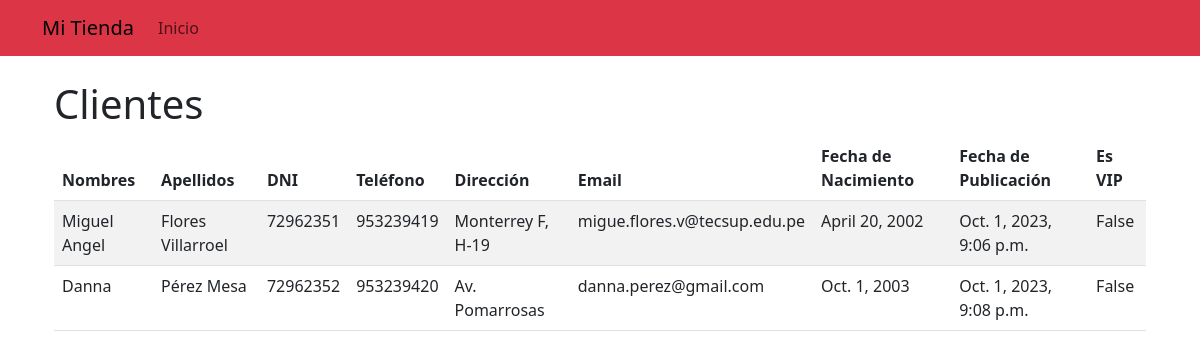
Page /tienda/clientes/ on the committed database.
### tienda/models.py (models this page shows, shortened)
class Cliente(models.Model):
    nombres = models.CharField(max_length=200)
    apellidos = models.CharField(max_length=200)
    dni = models.CharField(max_length=10)
    telefono = models.CharField(max_length=15)
    direccion = models.CharField(max_length=200)
    email = models.EmailField()
    fecha_nacimiento = models.DateField()
    pub_date= models.DateTimeField(auto_now_add=True)
    es_vip = models.BooleanField(default=False)

### tienda/views.py (the view)
# urls.py: path('clientes/', views.lista_clientes, name='lista_clientes'),
def lista_clientes(request):
    clientes = Cliente.objects.all()
    return render(request, 'tienda/clientes.html', {'clientes': clientes})

### tienda/templates/tienda/clientes.html
{% extends "tienda/header.html" %}
{% block content %}
<div class="container">
    <h1>Clientes</h1>
    <table class="table table-striped">
        <thead>
            <tr>
                <th>Nombres</th>
                <th>Apellidos</th>
                <th>DNI</th>
                <th>Teléfono</th>
                <th>Dirección</th>
                <th>Email</th>
                <th>Fecha de Nacimiento</th>
                <th>Fecha de Publicación</th>
                <th>Es VIP</th>
            </tr>
        </thead>
        <tbody>
            {% for cliente in clientes %}
            <tr>
                <td>{{ cliente.nombres }}</td>
                <td>{{ cliente.apellidos }}</td>
                <td>{{ cliente.dni }}</td>
                <td>{{ cliente.telefono }}</td>
                <td>{{ cliente.direccion }}</td>
                <td>{{ cliente.email }}</td>
                <td>{{ cliente.fecha_nacimiento }}</td>
                <td>{{ cliente.pub_date }}</td>
                <td>{{ cliente.es_vip }}</td>
            </tr>
            {% empty %}
            <tr>
                <td colspan="9">No hay clientes disponibles.</td>
            </tr>
            {% endfor %}
        </tbody>
    </table>
</div>
{% endblock %}

### rows in the picture
Cliente: nombres "Miguel Angel", apellidos "Flores Villarroel", dni "72962351", telefono "953239419", direccion "Monterrey F, H-19", email "migue.flores.v@tecsup.edu.pe", fecha_nacimiento "April 20, 2002", pub_date "Oct. 1, 2023, 9:06 p.m.", es_vip "False"
Cliente: nombres "Danna", apellidos "Pérez Mesa", dni "72962352", telefono "953239420", direccion "Av. Pomarrosas", email "danna.perez@gmail.com", fecha_nacimiento "Oct. 1, 2003", pub_date "Oct. 1, 2023, 9:08 p.m.", es_vip "False"
